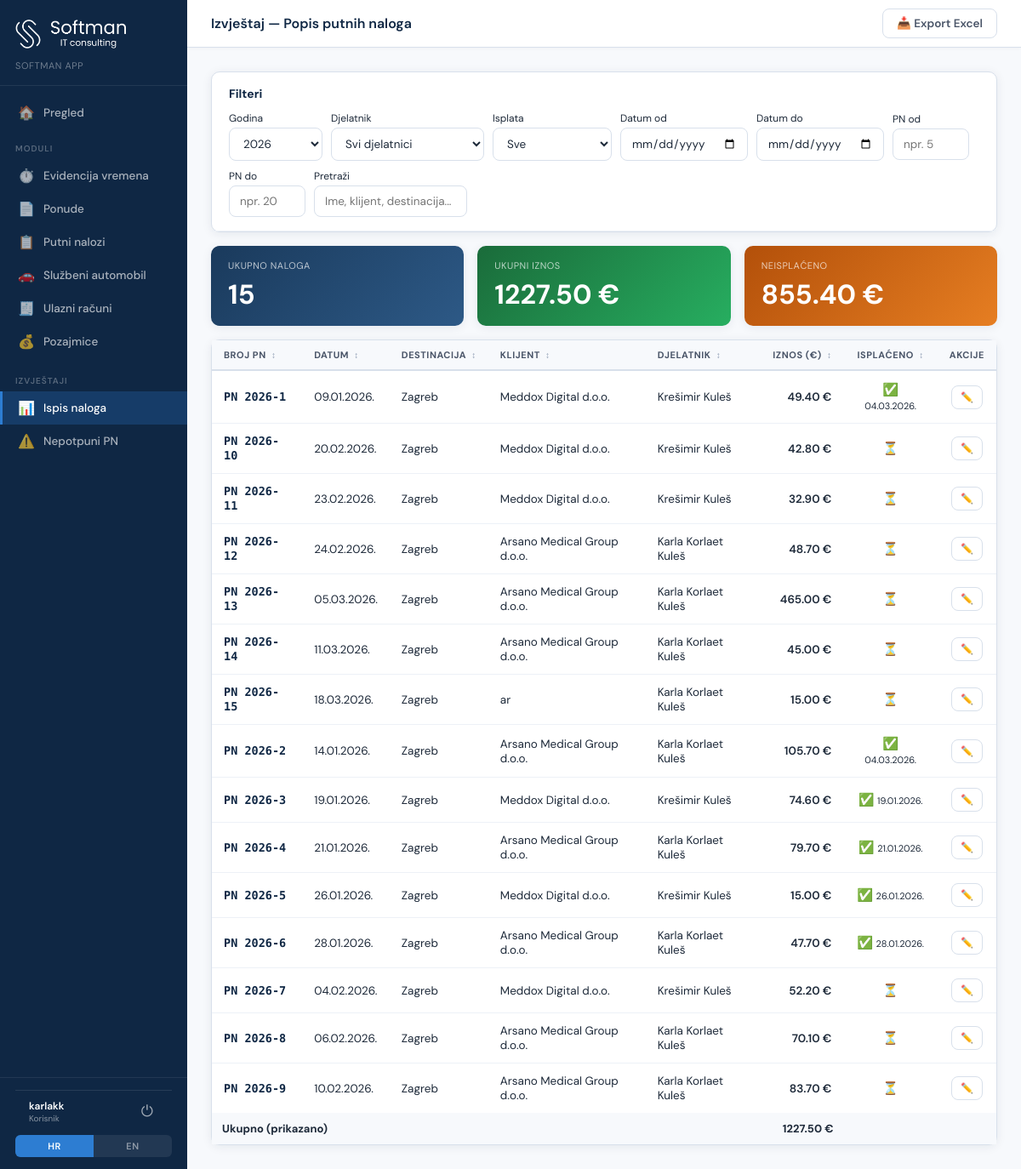
The page /reports/popis-naloga (signed in) on the database its author committed.
### tables this page shows
CREATE TABLE travel_orders (
            id INTEGER PRIMARY KEY AUTOINCREMENT,
            auto_id TEXT UNIQUE NOT NULL,
            status TEXT DEFAULT 'draft',
            issue_date TEXT,
            employee_id INTEGER,
            destination TEXT,
            purpose TEXT,
            client_info TEXT,
            expected_duration TEXT,
            departure_date TEXT,
            vehicle_id INTEGER,
            start_km INTEGER,
            end_km INTEGER,
            trip_start_datetime TEXT,
            trip_end_datetime TEXT,
            trip_duration_days INTEGER DEFAULT 0,
            trip_duration_hours INTEGER DEFAULT 0,
            trip_duration_minutes INTEGER DEFAULT 0,
            daily_allowance_count REAL DEFAULT 0,
            daily_allowance_rate REAL DEFAULT 0,
            daily_allowance_total REAL DEFAULT 0,
            advance_payment REAL DEFAULT 0,
            total_expenses REAL DEFAULT 0,
            total_amount REAL DEFAULT 0,
            payout_amount REAL DEFAULT 0,
            report_text TEXT,
            place_of_report TEXT,
            approved_by_id INTEGER,
            validator_id INTEGER,
            cost_center_id INTEGER,
            created_at TIMESTAMP DEFAULT CURRENT_TIMESTAMP,
            updated_at TIMESTAMP DEFAULT CURRENT_TIMESTAMP
        , pdf_path TEXT, is_deleted INTEGER DEFAULT 0, deleted_at TIMESTAMP, is_paid INTEGER DEFAULT 0, paid_at DATE);

CREATE TABLE employees (
            id INTEGER PRIMARY KEY AUTOINCREMENT,
            name TEXT NOT NULL,
            position TEXT,
            is_direktor INTEGER DEFAULT 0,
            is_blagajnik INTEGER DEFAULT 0,
            is_knjizio INTEGER DEFAULT 0,
            is_validator INTEGER DEFAULT 0,
            is_default INTEGER DEFAULT 0,
            signature_path TEXT,
            created_at TIMESTAMP DEFAULT CURRENT_TIMESTAMP
        );

### app.py (the view)
@app.route('/reports/popis-naloga')
@require_perm('can_view_reports')
def report_popis_naloga():
    conn = get_db()
    year_filter = request.args.get('year', str(datetime.now().year))
    employee_filter = request.args.get('employee', '')
    query = '''
        SELECT to2.*, e.name as employee_name
        FROM travel_orders to2
        LEFT JOIN employees e ON to2.employee_id = e.id
        WHERE (to2.is_deleted = 0 OR to2.is_deleted IS NULL)
    '''
    params = []
    if year_filter:
        query += " AND to2.auto_id LIKE ?"
        params.append(f"{year_filter}-%")
    if employee_filter:
        query += " AND to2.employee_id = ?"
        params.append(employee_filter)
    query += " ORDER BY to2.auto_id ASC"
    orders = conn.execute(query, params).fetchall()
    employees = conn.execute("SELECT * FROM employees ORDER BY name").fetchall()
    years = conn.execute(
        "SELECT DISTINCT substr(auto_id, 1, 4) as yr FROM travel_orders WHERE is_deleted=0 OR is_deleted IS NULL ORDER BY yr DESC"
    ).fetchall()
    total_amount = sum(o['total_amount'] or 0 for o in orders)
    total_paid = sum(o['total_amount'] or 0 for o in orders if o['is_paid'])
    total_unpaid = total_amount - total_paid
    conn.close()
    return render_template('report_popis.html',
        orders=rows_to_dicts(orders),
        employees=rows_to_dicts(employees),
        years=[r['yr'] for r in years],
        year_filter=year_filter,
        employee_filter=employee_filter,
        total_amount=total_amount,
        total_paid=total_paid,
        total_unpaid=total_unpaid)

### app.py (called while the page is built, shortened)
def decode_token(token):
    try:
        return pyjwt.decode(token, JWT_SECRET, algorithms=['HS256'])
    except:
        return None

def get_current_user():
    token = request.cookies.get('auth_token')
    if not token:
        return None
    return decode_token(token)

def require_perm(perm):
    def decorator(f):
        @wraps(f)
        def decorated(*args, **kwargs):
            user = get_current_user()
            if not user:
                return redirect('/login')
            if user.get('is_admin') or user.get(perm):
                return f(*args, **kwargs)
            return render_template('403.html', user=user), 403
        return decorated
    return decorator

@app.context_processor
def inject_current_user():
    user = get_current_user()
    return {'current_user': user or {}}

@app.template_filter('fmt_date')
def fmt_date(value):
    if not value:
        return ''
    try:
        s = str(value)[:10]
        if len(s) == 10 and s[4] == '-':
            y, m, d = s.split('-')
            return f"{d}.{m}.{y}."
        return s
    except:
        return str(value)

def get_db():
    conn = sqlite3.connect(DB_PATH)
    conn.row_factory = sqlite3.Row
    conn.execute("PRAGMA foreign_keys = ON")
    return conn

def rows_to_dicts(rows):
    return [dict(r) for r in rows] if rows else []

### templates/report_popis.html (shortened to what this page needs)
{% extends "base.html" %}
{% set active = 'reports' %}
{% block topbar_title %}<span>Izvještaj — Popis putnih naloga</span>{% endblock %}
{% block topbar_actions %}
<a href="/reports/popis-naloga/export?year={{ year_filter }}&employee={{ employee_filter }}" title="Preuzmi Excel izvještaj" class="btn btn-secondary">
  📥 Export Excel
</a>
{% endblock %}
{% block content %}
<div class="card" style="margin-bottom:16px;">
  <div class="card-header" style="flex-wrap:wrap;gap:12px;">
    <span class="card-title">Filteri</span>
    <div style="display:flex;gap:10px;align-items:center;flex-wrap:wrap;">
      <div>
        <label style="font-size:12px;color:var(--gray-500);display:block;margin-bottom:3px;">Godina</label>
        <select id="f-year" class="form-control" style="width:110px;" onchange="applyFilters()">
          {% for y in years %}
          <option value="{{ y }}" {% if y == year_filter %}selected{% endif %}>{{ y }}</option>
          {% endfor %}
        </select>
      </div>
      <div>
        <label style="font-size:12px;color:var(--gray-500);display:block;margin-bottom:3px;">Djelatnik</label>
        <select id="f-employee" class="form-control" style="width:180px;" onchange="applyFilters()">
          <option value="">Svi djelatnici</option>
        </select>
      </div>
      <div>
        <label style="font-size:12px;color:var(--gray-500);display:block;margin-bottom:3px;">Isplata</label>
        <select id="f-paid" class="form-control" style="width:140px;" onchange="applyFiltersLocal()">
          <option value="">Sve</option>
        </select>
      </div>
      <div>
        <label style="font-size:12px;color:var(--gray-500);display:block;margin-bottom:3px;">Datum od</label>
        <input type="date" id="f-date-from" class="form-control" style="width:150px;" oninput="applyFiltersLocal()">
      </div>
      <div>
        <label style="font-size:12px;color:var(--gray-500);display:block;margin-bottom:3px;">Datum do</label>
        <input type="date" id="f-date-to" class="form-control" style="width:150px;" oninput="applyFiltersLocal()">
      </div>
      <div>
        <label style="font-size:12px;color:var(--gray-500);display:block;margin-bottom:3px;">PN od</label>
        <input type="number" id="f-pn-from" class="form-control" style="width:90px;" placeholder="npr. 5" oninput="applyFiltersLocal()">
      </div>
      <div>
        <label style="font-size:12px;color:var(--gray-500);display:block;margin-bottom:3px;">PN do</label>
        <input type="number" id="f-pn-to" class="form-control" style="width:90px;" placeholder="npr. 20" oninput="applyFiltersLocal()">
      </div>
      <div>
        <label style="font-size:12px;color:var(--gray-500);display:block;margin-bottom:3px;">Pretraži</label>
        <input type="text" id="f-search" class="form-control" style="width:180px;" placeholder="Ime, klijent, destinacija..." oninput="applyFiltersLocal()">
      </div>
      <div>
        <label style="font-size:12px;color:var(--gray-500);display:block;margin-bottom:3px;">&nbsp;</label>
      </div>
    </div>
  </div>
</div>
<div style="display:grid;grid-template-columns:repeat(3,1fr);gap:16px;margin-bottom:16px;">
  <div class="card" style="padding:16px 20px;background:linear-gradient(135deg,#1a3a5c 0%,#2d5986 100%);border:none;">
    <div style="font-size:11px;color:rgba(255,255,255,0.7);text-transform:uppercase;letter-spacing:.5px;">Ukupno naloga</div>
    <div style="font-size:32px;font-weight:700;color:#fff;margin-top:6px;" id="summary-count">{{ orders|length }}</div>
  </div>
  <div class="card" style="padding:16px 20px;background:linear-gradient(135deg,#1a6b3a 0%,#27ae60 100%);border:none;">
    <div style="font-size:11px;color:rgba(255,255,255,0.7);text-transform:uppercase;letter-spacing:.5px;">Ukupni iznos</div>
    <div style="font-size:32px;font-weight:700;color:#fff;margin-top:6px;" id="summary-total">{{ '%.2f'|format(total_amount) }} €</div>
  </div>
  <div class="card" style="padding:16px 20px;background:{% if total_unpaid > 0 %}linear-gradient(135deg,#b3500a 0%,#e67e22 100%){% else %}linear-gradient(135deg,#1a6b3a 0%,#27ae60 100%){% endif %};border:none;">
    <div style="font-size:11px;color:rgba(255,255,255,0.7);text-transform:uppercase;letter-spacing:.5px;">Neisplaćeno</div>
    <div style="font-size:32px;font-weight:700;color:#fff;margin-top:6px;" id="summary-unpaid">{{ '%.2f'|format(total_unpaid) }} €</div>
  </div>
</div>
<div class="card">
  <div class="table-wrap">
    <table id="report-table">
      <thead>
        <tr>
          <th class="sortable" onclick="sortReport(0)">Broj PN <span class="sort-icon">↕</span></th>
          <th class="sortable" onclick="sortReport(1)">Datum <span class="sort-icon">↕</span></th>
          <th class="sortable" onclick="sortReport(2)">Destinacija <span class="sort-icon">↕</span></th>
          <th class="sortable" onclick="sortReport(3)">Klijent <span class="sort-icon">↕</span></th>
          <th class="sortable" onclick="sortReport(4)">Djelatnik <span class="sort-icon">↕</span></th>
          <th class="sortable" onclick="sortReport(5)" style="text-align:right;">Iznos (€) <span class="sort-icon">↕</span></th>
          <th class="sortable" onclick="sortReport(6)" style="text-align:center;">Isplaćeno <span class="sort-icon">↕</span></th>
          <th style="text-align:center;">Akcije</th>
        </tr>
      </thead>
      <tbody id="report-tbody">
        {% for o in orders %}
        <tr data-paid="{{ o.is_paid or 0 }}"
            data-search="{{ (o.auto_id or '') }} {{ (o.employee_name or '') }} {{ (o.client_info or '') }} {{ (o.destination or '') }}"
            data-amount="{{ o.total_amount or 0 }}">
          <td data-val="{{ o.auto_id or '' }}">
            <a href="/orders/{{ o.id }}/edit" style="font-family:'DM Mono',monospace;font-weight:600;color:var(--navy);text-decoration:none;">
              PN {{ o.auto_id }}
            </a>
          </td>
          <td data-val="{{ o.issue_date or '' }}">{{ o.issue_date|fmt_date or '—' }}</td>
          <td data-val="{{ o.destination or '' }}">{{ o.destination or '—' }}</td>
          <td data-val="{{ o.client_info or '' }}">{{ o.client_info or '—' }}</td>
          <td data-val="{{ o.employee_name or '' }}">{{ o.employee_name or '—' }}</td>
          <td data-val="{{ o.total_amount or 0 }}" style="text-align:right;font-weight:600;">
            {{ '%.2f'|format(o.total_amount or 0) }} €
          </td>
          <td style="text-align:center;" data-val="{{ o.is_paid or 0 }}">
            {% if o.is_paid %}
              <span title="{{ o.paid_at or '' }}" style="font-size:15px;">✅</span>
              <span style="font-size:11px;color:var(--gray-500);">{{ o.paid_at|fmt_date }}</span>
            {% else %}
              <span style="font-size:15px;">⏳</span>
            {% endif %}
          </td>
          <td style="text-align:center;">
            <div style="display:flex;gap:4px;justify-content:center;">
              <a href="/orders/{{ o.id }}/edit" class="btn btn-sm btn-secondary" title="Otvori">
                {% if o.status in ['submitted', 'approved'] %}👁️{% else %}✏️{% endif %}
              </a>
            </div>
          </td>
        </tr>
        {% endfor %}
      </tbody>
      {% if orders %}
      <tfoot>
        <tr style="background:var(--gray-50);font-weight:700;">
          <td colspan="5" style="padding:10px 12px;font-size:13px;">Ukupno (prikazano)</td>
          <td style="text-align:right;padding:10px 12px;font-size:13px;" id="footer-total">{{ '%.2f'|format(total_amount) }} €</td>
          <td colspan="2"></td>
        </tr>
      </tfoot>
      {% endif %}
    </table>
  </div>
</div>
{% endblock %}

### templates/base.html (style rules this page uses)
:root { --navy: #0f2744; --blue: #1a4b8c; --accent: #2d7dd2; --accent-light: #e8f2fc; --green: #1a8a5a; --green-light: #e6f5ef; --amber: #c47d0e; --amber-light: #fef3e2; --red: #c0392b; --red-light: #fdecea; --gray-50: #f7f9fc; --gray-100: #edf1f7; --gray-200: #d8e0eb; --gray-400: #8a99b0; --gray-600: #4a5568; --gray-800: #1e2a3a; --white: #ffffff; --sidebar-w: 220px; --radius: 8px; --shadow: 0 2px 12px rgba(15,39,68,0.08); --shadow-lg: 0 8px 32px rgba(15,39,68,0.12); }
*, *::before, *::after { box-sizing: border-box; margin: 0; padding: 0; }
body { font-family: 'DM Sans', sans-serif; background: var(--gray-50); color: var(--gray-800); display: flex; min-height: 100vh; font-size: 14px; }
.btn { display: inline-flex; align-items: center; gap: 6px; padding: 8px 16px; border-radius: var(--radius); font-family: inherit; font-size: 13.5px; font-weight: 600; cursor: pointer; border: none; transition: all 0.15s; text-decoration: none; white-space: nowrap; }
.btn-secondary { background: white; color: var(--gray-600); border: 1.5px solid var(--gray-200); }
.btn-sm { padding: 5px 10px; font-size: 12px; }
.card { background: white; border-radius: 10px; border: 1px solid var(--gray-200); box-shadow: var(--shadow); }
.card-header { padding: 16px 20px; border-bottom: 1px solid var(--gray-100); display: flex; align-items: center; justify-content: space-between; }
.card-title { font-size: 14px; font-weight: 700; color: var(--navy); }
.form-control { width: 100%; padding: 9px 12px; border: 1.5px solid var(--gray-200); border-radius: var(--radius); font-family: inherit; font-size: 13.5px; color: var(--gray-800); background: white; transition: border-color 0.15s; outline: none; }
select.form-control { cursor: pointer; }
.table-wrap { overflow-x: auto; }
table { width: 100%; border-collapse: collapse; }
th { background: var(--gray-50); padding: 10px 14px; text-align: left; font-size: 11px; font-weight: 700; color: var(--gray-600); text-transform: uppercase; letter-spacing: 0.05em; border-bottom: 2px solid var(--gray-200); white-space: nowrap; }
td { padding: 12px 14px; border-bottom: 1px solid var(--gray-100); font-size: 13.5px; vertical-align: middle; }
tr:last-child td { border-bottom: none; }
input[type="number"] { -moz-appearance: textfield; appearance: textfield; }

### templates/report_popis.html (style rules this page uses)
.sortable { cursor:pointer; user-select:none; }
.sort-icon { font-size:10px; color:var(--gray-400); margin-left:3px; }

### rows shown on the page
travel_orders: auto_id "2026-1", issue_date|fmt_date "09.01.2026.", destination "Zagreb", client_info "Meddox Digital d.o.o.", name "Krešimir Kuleš", total_amount "49.40", paid_at|fmt_date "04.03.2026."
travel_orders: auto_id "2026-10", issue_date|fmt_date "20.02.2026.", destination "Zagreb", client_info "Meddox Digital d.o.o.", name "Krešimir Kuleš", total_amount "42.80"
travel_orders: auto_id "2026-11", issue_date|fmt_date "23.02.2026.", destination "Zagreb", client_info "Meddox Digital d.o.o.", name "Krešimir Kuleš", total_amount "32.90"
travel_orders: auto_id "2026-12", issue_date|fmt_date "24.02.2026.", destination "Zagreb", client_info "Arsano Medical Group d.o.o.", name "Karla Korlaet Kuleš", total_amount "48.70"
travel_orders: auto_id "2026-13", issue_date|fmt_date "05.03.2026.", destination "Zagreb", client_info "Arsano Medical Group d.o.o.", name "Karla Korlaet Kuleš", total_amount "465.00"
travel_orders: auto_id "2026-14", issue_date|fmt_date "11.03.2026.", destination "Zagreb", client_info "Arsano Medical Group d.o.o.", name "Karla Korlaet Kuleš", total_amount "45.00"
travel_orders: auto_id "2026-15", issue_date|fmt_date "18.03.2026.", destination "Zagreb", client_info "ar", name "Karla Korlaet Kuleš", total_amount "15.00"
travel_orders: auto_id "2026-2", issue_date|fmt_date "14.01.2026.", destination "Zagreb", client_info "Arsano Medical Group d.o.o.", name "Karla Korlaet Kuleš", total_amount "105.70", paid_at|fmt_date "04.03.2026."
travel_orders: auto_id "2026-3", issue_date|fmt_date "19.01.2026.", destination "Zagreb", client_info "Meddox Digital d.o.o.", name "Krešimir Kuleš", total_amount "74.60", paid_at|fmt_date "19.01.2026."
travel_orders: auto_id "2026-4", issue_date|fmt_date "21.01.2026.", destination "Zagreb", client_info "Arsano Medical Group d.o.o.", name "Karla Korlaet Kuleš", total_amount "79.70", paid_at|fmt_date "21.01.2026."
travel_orders: auto_id "2026-5", issue_date|fmt_date "26.01.2026.", destination "Zagreb", client_info "Meddox Digital d.o.o.", name "Krešimir Kuleš", total_amount "15.00", paid_at|fmt_date "26.01.2026."
travel_orders: auto_id "2026-6", issue_date|fmt_date "28.01.2026.", destination "Zagreb", client_info "Arsano Medical Group d.o.o.", name "Karla Korlaet Kuleš", total_amount "47.70", paid_at|fmt_date "28.01.2026."
travel_orders: auto_id "2026-7", issue_date|fmt_date "04.02.2026.", destination "Zagreb", client_info "Meddox Digital d.o.o.", name "Krešimir Kuleš", total_amount "52.20"
travel_orders: auto_id "2026-8", issue_date|fmt_date "06.02.2026.", destination "Zagreb", client_info "Arsano Medical Group d.o.o.", name "Karla Korlaet Kuleš", total_amount "70.10"
travel_orders: auto_id "2026-9", issue_date|fmt_date "10.02.2026.", destination "Zagreb", client_info "Arsano Medical Group d.o.o.", name "Karla Korlaet Kuleš", total_amount "83.70"

### other values the page prints
{{ current_user.get('username', '') }} "karlakk"
{{ orders|length }} "15"
{{ '%.2f'|format(total_amount) }} "1227.50"
{{ '%.2f'|format(total_unpaid) }} "855.40"
form field value "2026"
